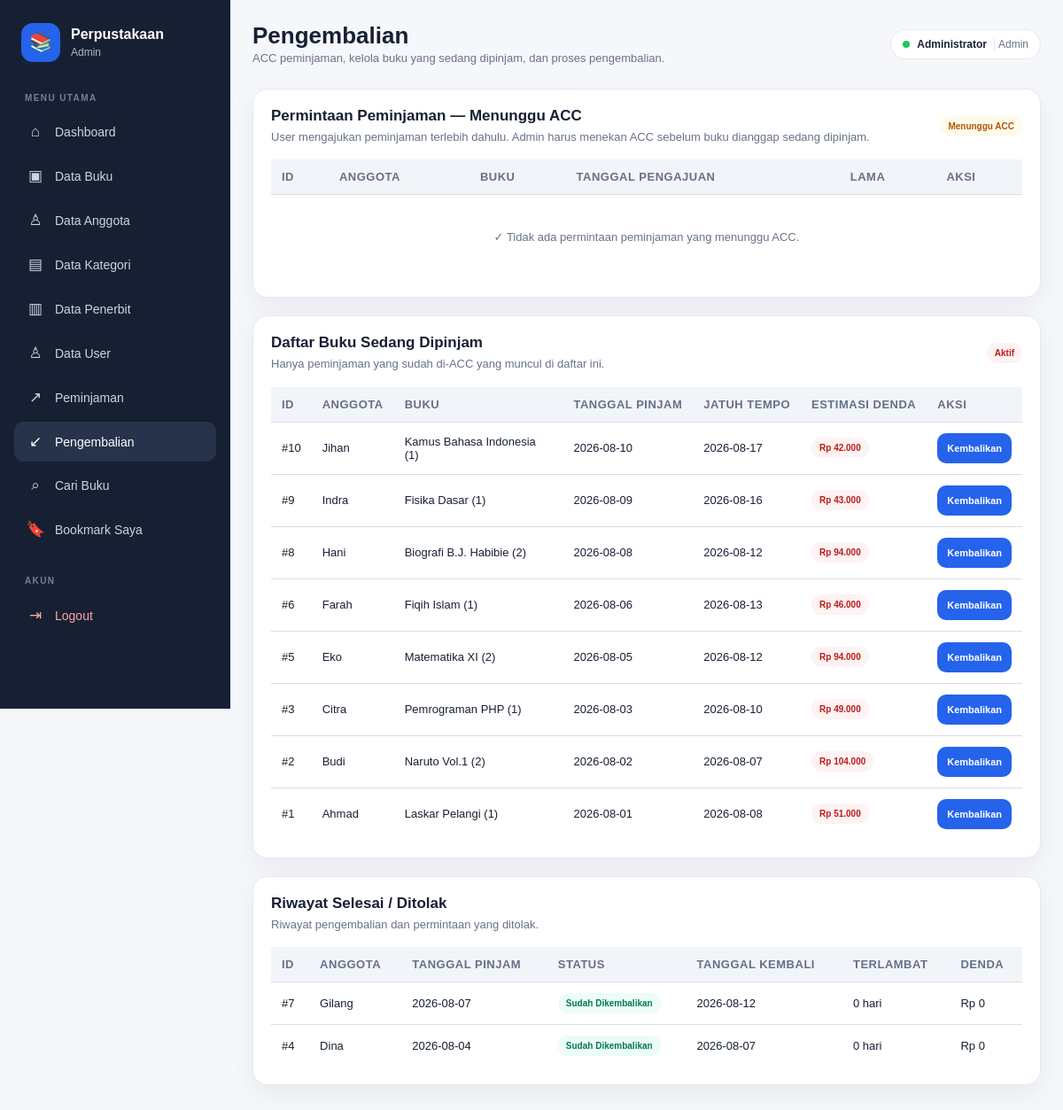
Screenshot of /transaksi/pengembalian.php (signed in) with the database file from the repository.
### tables this page shows
CREATE TABLE `peminjaman` (
  `id` int(10) UNSIGNED NOT NULL,
  `tanggal_pinjam` date NOT NULL,
  `lama_pinjam` int(2) DEFAULT NULL,
  `keterangan` text DEFAULT NULL,
  `status` enum('diproses','dipinjam','sudah dikembalikan','ditolak') NOT NULL DEFAULT 'diproses',
  `anggota_id` int(10) UNSIGNED NOT NULL,
  `user_id` int(10) UNSIGNED NOT NULL
);

CREATE TABLE `anggota` (
  `id` int(10) UNSIGNED NOT NULL,
  `kode_anggota` varchar(20) NOT NULL,
  `nama` varchar(100) NOT NULL,
  `jenis_kelamin` enum('pria','wanita') DEFAULT NULL,
  `tempat_lahir` varchar(100) DEFAULT NULL,
  `tanggal_lahir` date DEFAULT NULL,
  `telpon` varchar(12) DEFAULT NULL,
  `alamat` text DEFAULT NULL,
  `foto` varchar(255) DEFAULT NULL
);

CREATE TABLE `pengembalian` (
  `id` int(10) UNSIGNED NOT NULL,
  `peminjaman_id` int(10) UNSIGNED NOT NULL,
  `tanggal_kembali` date NOT NULL,
  `keterlambatan_hari` int(10) UNSIGNED NOT NULL DEFAULT 0,
  `denda` int(10) UNSIGNED NOT NULL DEFAULT 0,
  `user_id` int(10) UNSIGNED NOT NULL
);

### config/app.php (called while the page is built, shortened)
<?php
if (!function_exists("e")) {
  function e($value)
  {
    return htmlspecialchars((string) $value, ENT_QUOTES, "UTF-8");
  }
}

### transaksi/pengembalian.php (the view, shortened to what this page needs)
<?php
require_once __DIR__ . '/../config/connection.php';
$pending = $conn->query(
    "SELECT
        p.id,
        p.tanggal_pinjam,
        p.lama_pinjam,
        a.nama AS anggota,
        a.kode_anggota,
        GROUP_CONCAT(
            CONCAT(b.judul, ' (', pd.jumlah, ')')
            SEPARATOR ', '
        ) AS buku
     FROM peminjaman p
     JOIN anggota a ON a.id = p.anggota_id
     JOIN peminjaman_detail pd ON pd.peminjaman_id = p.id
     JOIN buku b ON b.id = pd.buku_id
     WHERE p.status = 'diproses'
     GROUP BY p.id, p.tanggal_pinjam, p.lama_pinjam, a.nama, a.kode_anggota
     ORDER BY p.tanggal_pinjam ASC, p.id ASC"
);
$rows = $conn->query(
    "SELECT
        p.id,
        p.tanggal_pinjam,
        p.lama_pinjam,
        a.nama AS anggota,
        COALESCE(SUM(pd.jumlah), 0) AS jumlah_buku,
        GROUP_CONCAT(
            CONCAT(b.judul, ' (', pd.jumlah, ')')
            SEPARATOR ', '
        ) AS buku
     FROM peminjaman p
     JOIN anggota a ON a.id = p.anggota_id
     JOIN peminjaman_detail pd ON pd.peminjaman_id = p.id
     JOIN buku b ON b.id = pd.buku_id
     WHERE p.status = 'dipinjam'
     GROUP BY p.id, p.tanggal_pinjam, p.lama_pinjam, a.nama
     ORDER BY p.tanggal_pinjam DESC, p.id DESC"
);
$riwayat = $conn->query(
    "SELECT
        p.id,
        a.nama AS anggota,
        p.tanggal_pinjam,
        p.lama_pinjam,
        p.status,
        pr.tanggal_kembali,
        pr.keterlambatan_hari,
        pr.denda
     FROM peminjaman p
     JOIN anggota a ON a.id = p.anggota_id
     LEFT JOIN pengembalian pr ON pr.peminjaman_id = p.id
     WHERE p.status IN ('sudah dikembalikan', 'ditolak')
     ORDER BY p.id DESC"
);
require_once __DIR__ . '/../includes/layout_header.php';
?>
<section class="panel">
    <div class="panel-head">
        <div>
            <h3>Permintaan Peminjaman — Menunggu ACC</h3>
            <p class="muted">User mengajukan peminjaman terlebih dahulu. Admin harus menekan ACC sebelum buku dianggap sedang dipinjam.</p>
        </div>
        <span class="badge yellow">Menunggu ACC</span>
    </div>
    <div class="table-wrap">
        <table>
            <thead>
                <tr>
                    <th>ID</th>
                    <th>Anggota</th>
                    <th>Buku</th>
                    <th>Tanggal Pengajuan</th>
                    <th>Lama</th>
                    <th>Aksi</th>
                </tr>
            </thead>
            <tbody>
                <?php if ($pending->num_rows): ?>
                    <?php while ($row = $pending->fetch_assoc()): ?>
                        <tr>
                            <td>#<?= (int) $row['id'] ?></td>
                            <td>
                                <?= e($row['kode_anggota']) ?> - <?= e($row['anggota']) ?>
                            </td>
                            <td><?= e($row['buku']) ?></td>
                            <td><?= e($row['tanggal_pinjam']) ?></td>
                            <td><?= (int) $row['lama_pinjam'] ?> hari</td>
                            <td>
                                <div class="form-actions">
                                    <form method="post">
                                        <input type="hidden" name="action" value="approve">
                                        <input type="hidden" name="peminjaman_id" value="<?= (int) $row['id'] ?>">
                                        <button type="submit" class="btn small primary" onclick="return confirm('ACC permintaan peminjaman ini?')">
                                            ✓ ACC Peminjaman
                                        </button>
                                    </form>
                                    <form method="post">
                                        <input type="hidden" name="action" value="reject">
                                        <input type="hidden" name="peminjaman_id" value="<?= (int) $row['id'] ?>">
                                        <button type="submit" class="btn small danger" onclick="return confirm('Tolak permintaan peminjaman ini?')">
                                            Tolak
                                        </button>
                                    </form>
                                </div>
                            </td>
                        </tr>
                    <?php endwhile; ?>
                <?php else: ?>
                    <tr>
                        <td colspan="6" class="empty">✓ Tidak ada permintaan peminjaman yang menunggu ACC.</td>
                    </tr>
                <?php endif; ?>
            </tbody>
        </table>
    </div>
</section>
<section class="panel">
    <div class="panel-head">
        <div>
            <h3>Daftar Buku Sedang Dipinjam</h3>
            <p class="muted">Hanya peminjaman yang sudah di-ACC yang muncul di daftar ini.</p>
        </div>
        <span class="badge red">Aktif</span>
    </div>
    <div class="table-wrap">
        <table>
            <thead>
                <tr>
                    <th>ID</th>
                    <th>Anggota</th>
                    <th>Buku</th>
                    <th>Tanggal Pinjam</th>
                    <th>Jatuh Tempo</th>
                    <th>Estimasi Denda</th>
                    <th>Aksi</th>
                </tr>
            </thead>
            <tbody>
                <?php if ($rows->num_rows): ?>
                    <?php while ($row = $rows->fetch_assoc()): ?>
                        <?php
                        $tanggalPinjam = new DateTime($row['tanggal_pinjam']);
                        $jatuhTempo = clone $tanggalPinjam;
                        $jatuhTempo->modify('+' . (int) $row['lama_pinjam'] . ' days');
                        $hariIni = new DateTime(date('Y-m-d'));
                        $hariTerlambat = $hariIni > $jatuhTempo
                            ? (int) $jatuhTempo->diff($hariIni)->days
                            : 0;
                        $estimasiDenda = (int) $row['jumlah_buku'] * $hariTerlambat * DENDA_PER_BUKU_PER_HARI;
                        ?>
                        <tr>
                            <td>#<?= (int) $row['id'] ?></td>
                            <td><?= e($row['anggota']) ?></td>
                            <td><?= e($row['buku']) ?></td>
                            <td><?= e($row['tanggal_pinjam']) ?></td>
                            <td><?= e($jatuhTempo->format('Y-m-d')) ?></td>
                            <td>
                                <?php if ($estimasiDenda > 0): ?>
                                    <span class="badge red">Rp <?= number_format($estimasiDenda, 0, ',', '.') ?></span>
                                <?php else: ?>
                                    <span class="badge green">Rp 0</span>
                                <?php endif; ?>
                            </td>
                            <td>
                                <form method="post">
                                    <button type="submit" class="btn small primary" onclick="return confirm('Kembalikan buku pada transaksi ini?')">
                                        Kembalikan
                                    </button>
                                </form>
                            </td>
                        </tr>
                    <?php endwhile; ?>
                <?php else: ?>
                    <tr>
                        <td colspan="7" class="empty">✓ Tidak ada buku yang sedang dipinjam.</td>
                    </tr>
                <?php endif; ?>
            </tbody>
        </table>
    </div>
</section>
<section class="panel">
    <div class="panel-head">
        <div>
            <h3>Riwayat Selesai / Ditolak</h3>
            <p class="muted">Riwayat pengembalian dan permintaan yang ditolak.</p>
        </div>
    </div>
    <div class="table-wrap">
        <table>
            <thead>
                <tr>
                    <th>ID</th>
                    <th>Anggota</th>
                    <th>Tanggal Pinjam</th>
                    <th>Status</th>
                    <th>Tanggal Kembali</th>
                    <th>Terlambat</th>
                    <th>Denda</th>
                </tr>
            </thead>
            <tbody>
                <?php if ($riwayat->num_rows): ?>
                    <?php while ($row = $riwayat->fetch_assoc()): ?>
                        <tr>
                            <td>#<?= (int) $row['id'] ?></td>
                            <td><?= e($row['anggota']) ?></td>
                            <td><?= e($row['tanggal_pinjam']) ?></td>
                            <td>
                                <?php if ($row['status'] === 'ditolak'): ?>
                                    <span class="badge gray">Ditolak</span>
                                <?php else: ?>
                                    <span class="badge green">Sudah Dikembalikan</span>
                                <?php endif; ?>
                            </td>
                            <td><?= $row['tanggal_kembali'] ? e($row['tanggal_kembali']) : '-' ?></td>
                            <td><?= $row['keterlambatan_hari'] !== null ? (int) $row['keterlambatan_hari'] . ' hari' : '-' ?></td>
                            <td><?= $row['denda'] !== null ? 'Rp ' . number_format((int) $row['denda'], 0, ',', '.') : '-' ?></td>
                        </tr>
                    <?php endwhile; ?>
                <?php else: ?>
                    <tr>
                        <td colspan="7" class="empty">Belum ada riwayat selesai atau ditolak.</td>
                    </tr>
                <?php endif; ?>
            </tbody>
        </table>
    </div>
</section>
<?php require_once __DIR__ . '/../includes/layout_footer.php'; ?>

### assets/css/style.css (style rules this page uses)
* { box-sizing: border-box; margin: 0; padding: 0; }
:root { --nav: #172033; --nav-2: #26334a; --primary: #2563eb; --primary-dark: #1d4ed8; --bg: #f5f7fb; --white: #ffffff; --text: #172033; --muted: #687386; --border: #e4e9f0; --green: #047857; --red: #b91c1c; --orange: #c2410c; --shadow: 0 10px 30px rgba(15, 23, 42, 0.06); --shadow-hover: 0 15px 35px rgba(15, 23, 42, 0.10); --radius: 12px; --radius-lg: 17px; }
html { scroll-behavior: smooth; }
body { font-family: Arial, Helvetica, sans-serif; background: var(--bg); color: var(--text); min-height: 100vh; }
button, input, select, textarea { font-family: inherit; }
.hero-panel, .panel, .stat-card, .summary-card, .search-hero, .search-results { background: #ffffff; border: 1px solid var(--border); border-radius: var(--radius-lg); box-shadow: var(--shadow); }
.panel { padding: 20px; margin-bottom: 20px; }
.btn { display: inline-flex; align-items: center; justify-content: center; min-height: 40px; padding: 9px 14px; border: 1px solid transparent; border-radius: 10px; text-decoration: none; background: #eef2f7; color: #334155; font-weight: 700; font-size: 12px; cursor: pointer; transition: background 0.18s ease, transform 0.18s ease, filter 0.18s ease; }
.btn.primary { background: var(--primary); color: #ffffff; }
.btn.small { min-height: 34px; padding: 7px 10px; font-size: 11px; }
.empty, .empty-data { text-align: center !important; color: var(--muted); padding: 40px !important; }
.table-wrap, .table-container { width: 100%; overflow-x: auto; -webkit-overflow-scrolling: touch; }
table { width: 100%; border-collapse: collapse; min-width: 760px; background: #ffffff; }
th, td { padding: 13px 12px; border-bottom: 1px solid var(--border); text-align: left; font-size: 12px; vertical-align: middle; }
th { background: #f8fafc; color: #667085; text-transform: uppercase; font-size: 10px; letter-spacing: 0.5px; white-space: nowrap; }
tbody tr:last-child td { border-bottom: 0; }
table th, table td { padding: 12px; border-bottom: 1px solid #ddd; text-align: left; font-size: 13px; }
table th { background: #f1f5f9; font-weight: bold; }
.badge { display: inline-flex; padding: 6px 9px; border-radius: 999px; font-size: 10px; font-weight: 800; }
.badge.green { background: #ecfdf5; color: var(--green); }
.badge.red { background: #fef2f2; color: var(--red); }
.muted { color: var(--muted); font-size: 13px; line-height: 1.5; }
.panel-head { display: flex; align-items: center; justify-content: space-between; gap: 16px; margin-bottom: 16px; }
.panel-head h3 { font-size: 17px; margin-bottom: 4px; }
.panel-head p { margin: 0; }
.badge.yellow { background: #fffbeb; color: #b45309; }

### rows the page displays
peminjaman: id "10", anggota.nama "Jihan", buku "Kamus Bahasa Indonesia (1)", tanggal_pinjam "2026-08-10", $jatuhTempo->format('Y-m-d') "2026-08-17"
peminjaman: id "9", anggota.nama "Indra", buku "Fisika Dasar (1)", tanggal_pinjam "2026-08-09", $jatuhTempo->format('Y-m-d') "2026-08-16"
peminjaman: id "8", anggota.nama "Hani", buku "Biografi B.J. Habibie (2)", tanggal_pinjam "2026-08-08", $jatuhTempo->format('Y-m-d') "2026-08-12"
peminjaman: id "6", anggota.nama "Farah", buku "Fiqih Islam (1)", tanggal_pinjam "2026-08-06", $jatuhTempo->format('Y-m-d') "2026-08-13"
peminjaman: id "5", anggota.nama "Eko", buku "Matematika XI (2)", tanggal_pinjam "2026-08-05", $jatuhTempo->format('Y-m-d') "2026-08-12"
peminjaman: id "3", anggota.nama "Citra", buku "Pemrograman PHP (1)", tanggal_pinjam "2026-08-03", $jatuhTempo->format('Y-m-d') "2026-08-10"
peminjaman: id "2", anggota.nama "Budi", buku "Naruto Vol.1 (2)", tanggal_pinjam "2026-08-02", $jatuhTempo->format('Y-m-d') "2026-08-07"
peminjaman: id "1", anggota.nama "Ahmad", buku "Laskar Pelangi (1)", tanggal_pinjam "2026-08-01", $jatuhTempo->format('Y-m-d') "2026-08-08"
peminjaman: id "7", anggota.nama "Gilang", tanggal_pinjam "2026-08-07", shows "Sudah Dikembalikan", pengembalian.tanggal_kembali "2026-08-12", pengembalian.keterlambatan_hari "0", pengembalian.denda "0"
peminjaman: id "4", anggota.nama "Dina", tanggal_pinjam "2026-08-04", shows "Sudah Dikembalikan", pengembalian.tanggal_kembali "2026-08-07", pengembalian.keterlambatan_hari "0", pengembalian.denda "0"

### other values shown
$level ?: 'User' "Admin"
$pageTitle "Pengembalian"
$pageDescription "ACC peminjaman, kelola buku yang sedang dipinjam, dan proses pengembalian."
$_SESSION['nama'] "Administrator"
$_SESSION['level'] "Admin"
